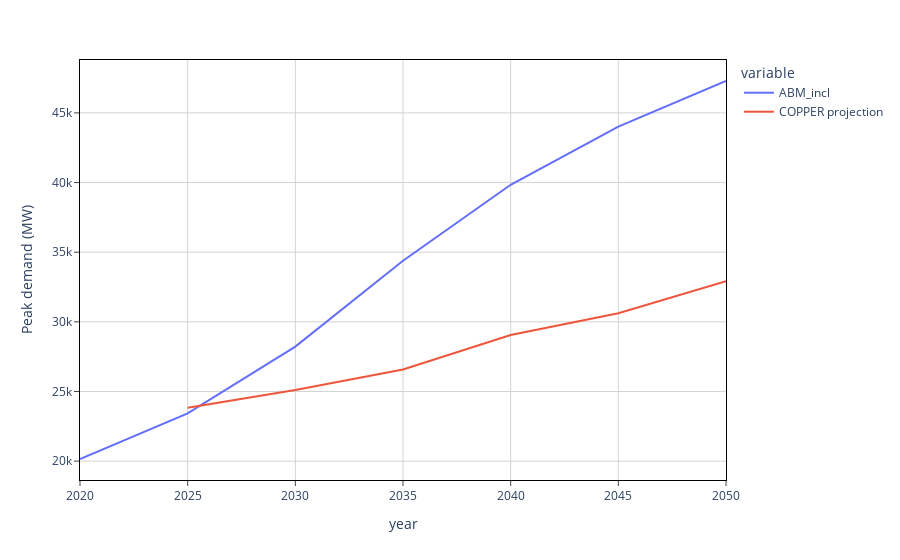

Notebook source saved alongside this figure:
### Code cell
import plotly.express as px
from abetam.figures import sciencify_plotly_fig
both_demands = pd.concat([abm_inkl_peaks.melt(id_vars="year"),copper_demand_peaks.melt(id_vars="year")])
fig = sciencify_plotly_fig(px.line(both_demands, x="year", y="value", color="variable", template="plotly"))
fig.update_layout(yaxis_title="Peak demand (MW)")

### Figure 1 — Plotly figure (JSON) as saved in the notebook; plotly's stock layout.template omitted (floating-point values rounded to 4 significant figures)
{"data": [{"hovertemplate": "variable=ABM_incl<br>year=%{x}<br>value=%{y}<extra></extra>", "legendgroup": "ABM_incl", "line": {"color": "#636efa", "dash": "solid"}, "marker": {"symbol": "circle"}, "mode": "lines", "name": "ABM_incl", "orientation": "v", "showlegend": true, "type": "scatter", "x": ["2020", "2025", "2030", "2035", "2040", "2045", "2050"], "xaxis": "x", "y": [20150.0, 23430.0, 28220.0, 34390.0, 39840.0, 44020.0, 47290.0], "yaxis": "y"}, {"hovertemplate": "variable=COPPER projection<br>year=%{x}<br>value=%{y}<extra></extra>", "legendgroup": "COPPER projection", "line": {"color": "#EF553B", "dash": "solid"}, "marker": {"symbol": "circle"}, "mode": "lines", "name": "COPPER projection", "orientation": "v", "showlegend": true, "type": "scatter", "x": [2025, 2030, 2035, 2040, 2045, 2050], "xaxis": "x", "y": [23840.0, 25110.0, 26580.0, 29060.0, 30620.0, 32920.0], "yaxis": "y"}], "layout": {"legend": {"title": {"text": "variable"}, "tracegroupgap": 0}, "margin": {"t": 60}, "plot_bgcolor": "white", "xaxis": {"anchor": "y", "domain": [0, 1], "gridcolor": "lightgrey", "linecolor": "black", "mirror": true, "showline": true, "ticks": "outside", "title": {"text": "year"}}, "yaxis": {"anchor": "x", "domain": [0, 1], "gridcolor": "lightgrey", "linecolor": "black", "mirror": true, "showline": true, "ticks": "outside", "title": {"text": "Peak demand (MW)"}}}}
